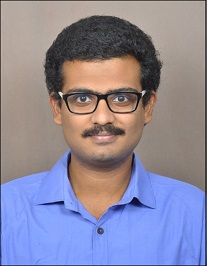
#> input picture face.jpg, 207 x 266 px, given in place of the camera
$ jupyter execute sketchDrawing.ipynb
#> lines starting #> are read from the running program, lines starting #| are printed output that depends on the picture
#> further down, frame is the input picture: shape (266, 207, 3); mean B, G, R 156.4, 136.2, 141
[cell 1]
import cv2
def sketch(image):
    gray=cv2.cvtColor(image,cv2.COLOR_BGR2GRAY)
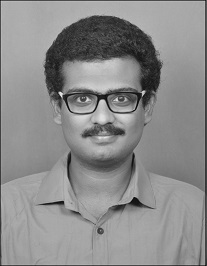
#> gray: shape (266, 207); min 7, max 233, mean 139.9
    blur=cv2.GaussianBlur(gray,(5,5),1)
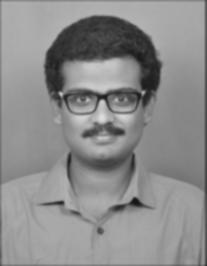
#> blur: shape (266, 207); min 21, max 221, mean 140.3
    canny=cv2.Canny(blur,100,100)
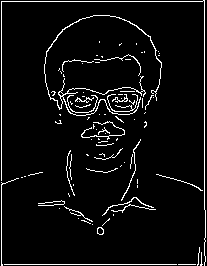
#> canny: shape (266, 207); 5.3% white in thin lines or dots
    return canny
cap=cv2.VideoCapture(0)
while True:
    response,frame=cap.read()
    if response==False:
        break
    cv2.imshow("sketch drawing",sketch(frame))
    if cv2.waitKey(1) & 0xFF==ord('q'):
#> (key q is pressed here)
        break
cap.release()
cv2.destroyAllWindows()
